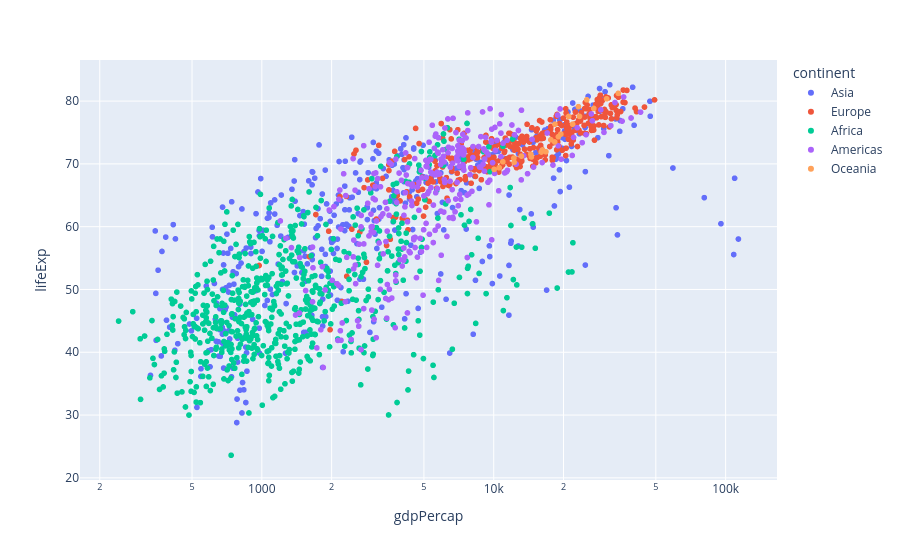

Here is the notebook cell this chart was saved with:
### Markdown cell above
That looks very different from where we will end up!  First things first, we've got a curved relationship between per capita GDP and life expectancy.  We learned in the last lesson that a linear model doesn't do a good job modeling the relationship between two features where the scatterplot has a curved pattern.  

However, there are ways to "straighten" the relationship through feature engineering.  You aren't expected to know this, but a plot like this, where the points travel steeply up the y-axis and then flatten out, is characteristic of a logarithmic rather than linear relationship.

That means that if we use a log scale for our x-axis, our points will fall into a line rather than a curve.

### Code cell
fig=px.scatter(df,
              x='gdpPercap',
              y='lifeExp',
              log_x=True,
              color='continent')

fig.show()

### Figure 1 — Plotly figure (JSON) as saved in the notebook; plotly's stock layout.template omitted (floating-point values rounded to 4 significant figures; data arrays with more than 128 entries replaced by an {"elided": "..."} marker saying what was removed)
{"data": [{"hovertemplate": "continent=Asia<br>gdpPercap=%{x}<br>lifeExp=%{y}<extra></extra>", "legendgroup": "Asia", "marker": {"color": "#636efa", "symbol": "circle"}, "mode": "markers", "name": "Asia", "showlegend": true, "type": "scattergl", "x": {"elided": "396 float values"}, "xaxis": "x", "y": {"elided": "396 float values"}, "yaxis": "y"}, {"hovertemplate": "continent=Europe<br>gdpPercap=%{x}<br>lifeExp=%{y}<extra></extra>", "legendgroup": "Europe", "marker": {"color": "#EF553B", "symbol": "circle"}, "mode": "markers", "name": "Europe", "showlegend": true, "type": "scattergl", "x": {"elided": "360 float values"}, "xaxis": "x", "y": {"elided": "360 float values"}, "yaxis": "y"}, {"hovertemplate": "continent=Africa<br>gdpPercap=%{x}<br>lifeExp=%{y}<extra></extra>", "legendgroup": "Africa", "marker": {"color": "#00cc96", "symbol": "circle"}, "mode": "markers", "name": "Africa", "showlegend": true, "type": "scattergl", "x": {"elided": "624 float values"}, "xaxis": "x", "y": {"elided": "624 float values"}, "yaxis": "y"}, {"hovertemplate": "continent=Americas<br>gdpPercap=%{x}<br>lifeExp=%{y}<extra></extra>", "legendgroup": "Americas", "marker": {"color": "#ab63fa", "symbol": "circle"}, "mode": "markers", "name": "Americas", "showlegend": true, "type": "scattergl", "x": {"elided": "300 float values"}, "xaxis": "x", "y": {"elided": "300 float values"}, "yaxis": "y"}, {"hovertemplate": "continent=Oceania<br>gdpPercap=%{x}<br>lifeExp=%{y}<extra></extra>", "legendgroup": "Oceania", "marker": {"color": "#FFA15A", "symbol": "circle"}, "mode": "markers", "name": "Oceania", "showlegend": true, "type": "scattergl", "x": [10040.0, 10950.0, 12220.0, 14530.0, 16790.0, 18330.0, 19480.0, 21890.0, 23420.0, 27000.0, 30690.0, 34440.0, 10560.0, 12250.0, 13180.0, 14460.0, 16050.0, 16230.0, 17630.0, 19010.0, 18360.0, 21050.0, 23190.0, 25190.0], "xaxis": "x", "y": [69.12, 70.33, 70.93, 71.1, 71.93, 73.49, 74.74, 76.32, 77.56, 78.83, 80.37, 81.23, 69.39, 70.26, 71.24, 71.52, 71.89, 72.22, 73.84, 74.32, 76.33, 77.55, 79.11, 80.2], "yaxis": "y"}], "layout": {"autosize": true, "legend": {"title": {"text": "continent"}, "tracegroupgap": 0}, "margin": {"t": 60}, "xaxis": {"anchor": "y", "autorange": true, "domain": [0, 1], "range": [2.22, 5.218], "title": {"text": "gdpPercap"}, "type": "log"}, "yaxis": {"anchor": "x", "autorange": true, "domain": [0, 1], "range": [19.03, 87.17], "title": {"text": "lifeExp"}, "type": "linear"}}}
